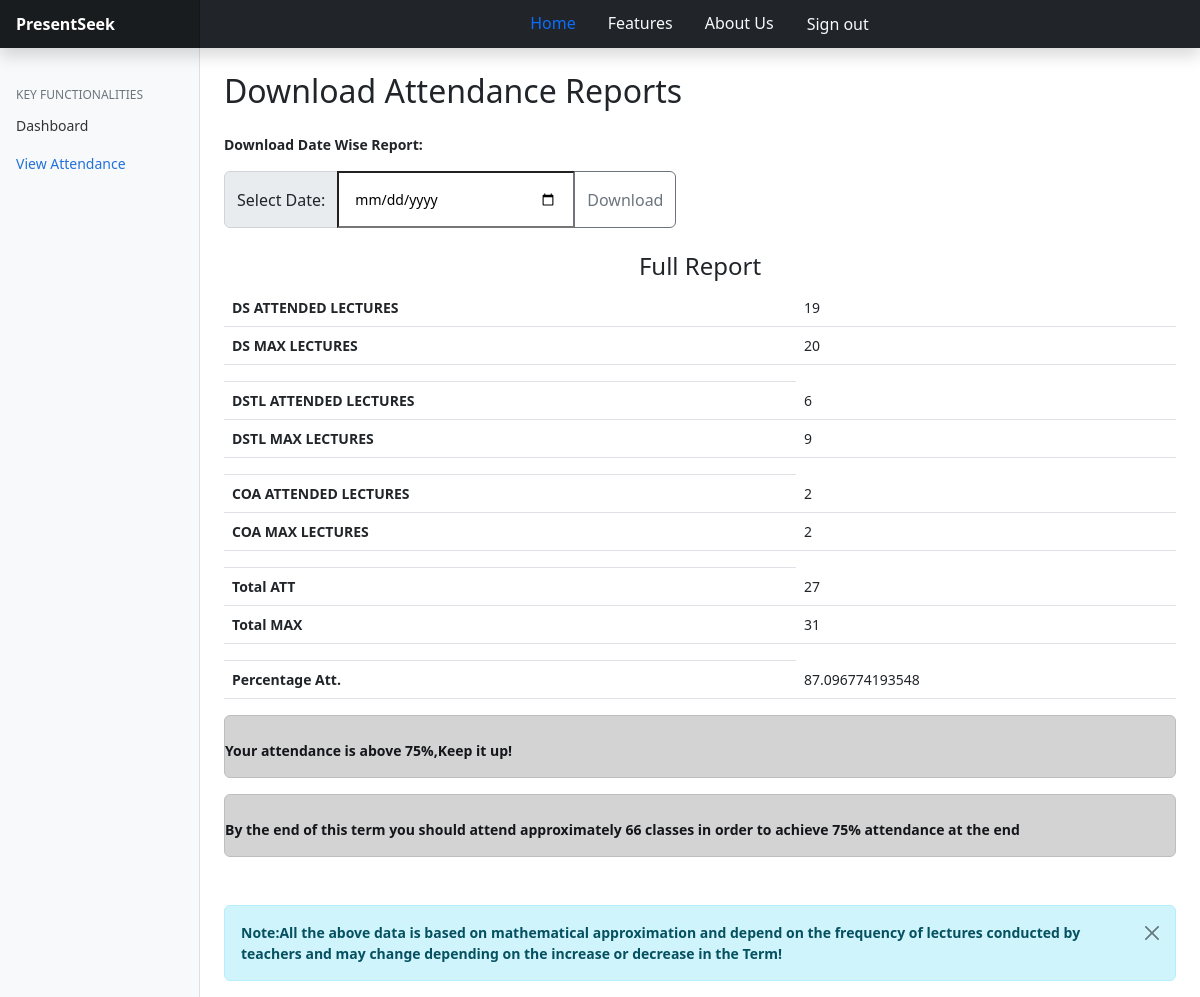
/Student/view.php (signed in), run on the app's committed database.
### tables this page shows
CREATE TABLE `cse_ds_b_data_struc` (
  `RollNO` bigint(255) DEFAULT NULL,
  `Names` varchar(300) DEFAULT NULL,
  `Sem` int(11) DEFAULT NULL,
  `Present` int(11) DEFAULT NULL,
  `Total` int(11) DEFAULT NULL
);

CREATE TABLE `cse_ds_b_dstl` (
  `RollNO` bigint(255) DEFAULT NULL,
  `Names` varchar(300) DEFAULT NULL,
  `Sem` int(11) DEFAULT NULL,
  `Present` int(11) DEFAULT NULL,
  `Total` int(11) DEFAULT NULL
);

CREATE TABLE `cse_ds_b_coa` (
  `RollNO` bigint(255) DEFAULT NULL,
  `Names` varchar(300) DEFAULT NULL,
  `Sem` int(11) DEFAULT NULL,
  `Present` int(11) DEFAULT NULL,
  `Total` int(11) DEFAULT NULL
);

### Student/view.php (the view, shortened to what this page needs)
<?php
$host = "localhost";
$user = "root";
$password = "";
$db = "presentseek";
$db = mysqli_connect($host, $user, $password, $db);
$userS = $_SESSION["user"];
$x = 0;
$sql1 = "SELECT `class_name`,  `subject` FROM `classes`;";
$result1 = mysqli_query($db, $sql1);
$class_names = array();
$subjects = array();
while ($row = mysqli_fetch_assoc($result1)) {
  array_push($class_names, $row['class_name']);
  array_push($subjects, $row['subject']);
}
$i = 0;
$query = "SELECT ";
foreach ($class_names as $class_name) {
  $query .= $class_name . ".Present as " . ($subjects[$i] . "_P,");
  $query .= $class_name . ".Total as " . ($subjects[$i] . "_T,");
  $i++;
}
$query = rtrim($query, ", ");
$query .= " FROM " . implode(", ", $class_names) . " ";
for ($i = 0; $i < count($class_names); $i++) {
  if ($i == 0) {
    $query .= "where " . $class_names[$i] . ".RollNO=" . $class_names[$i + 1] . ".RollNO ";
  } else if ($i < count($class_names) - 1) {
    $query .= "AND " . $class_names[$i] . ".RollNO=" . $class_names[$i + 1] . ".RollNO ";
  }
}
$query .= "AND " . $class_names[0] . ".RollNO=" . "$userS;";
$result = mysqli_query($db, $query);
$K = array();
for ($h = 0; $h < count($subjects); $h++) {
  array_push($K, $subjects[$h] . " ATTENDED LECTURES");
  array_push($K, $subjects[$h] . " MAX LECTURES");
}
array_push($K, "Total ATT");
array_push($K, "Total MAX");
array_push($K, "Percentage Att.");
$row = mysqli_fetch_assoc($result);
$array = array_values($row);
$ta = 0;
$gt = 0;
for ($i = 0; $i < count($array); $i += 2) {
  $ta = $ta + $array[$i];
  $gt = $gt + $array[$i + 1];
}
if ($gt == 0) {
  $p = 0;
} else {
  $p = ($ta / $gt) * 100;
}
array_push($array, $ta);
array_push($array, $gt);
array_push($array, $p);
function getWeeksBetweenDates($date1, $date2)
{
  $start = new DateTime($date1);
  $end = new DateTime($date2);
  $interval = $start->diff($end);
  return floor($interval->days / 7);
}
$endSum = 0;
foreach ($class_names as $class_name) {
  $newQuery = "SELECT  `term_start`, `term_end`, `num_lectures` FROM `classes` WHERE `class_name`='$class_name'";
  $ot = mysqli_query($db, $newQuery);
  $data = mysqli_fetch_assoc($ot);
  $date1 = $data['term_start'];
  $date2 = $data['term_end'];
  $nl = $data['num_lectures'];
  $weeks = getWeeksBetweenDates($date1, $date2);
  $endSum += $weeks * $nl;
}
$target = (int) (0.75 * $endSum);
$tobedone = $target - $ta;
?>
<!doctype html>
<html lang="en">
<head>
  <link href="../CSS/bootstrap.min.css" rel="stylesheet">
  <link href="../CSS/dashboard.css" rel="stylesheet">
  <link rel="stylesheet" href="https://cdnjs.cloudflare.com/ajax/libs/font-awesome/5.15.1/css/all.min.css">
  <link rel="stylesheet" href="../CSS/dash.css">
  <link rel="stylesheet" href="../CSS/profile.css">
</head>
<body>
<header class="navbar navbar-dark sticky-top bg-dark flex-md-nowrap p-0 shadow">
<a class="navbar-brand col-md-3 col-lg-2 me-0 px-3 fs-6" href="#"><strong>PresentSeek</strong></a>
  <ul class="nav justify-content-center form-control form-control-dark w-100 rounded-0 border-0 p-0 bg-dark ">
    <li class="nav-item">
      <a class="nav-link active" href="./index.php">Home</a>
    </li>
    <li class="nav-item">
      <a class="nav-link text-light" href="../features.html">Features</a>
    </li>
    <li class="nav-item">
      <a class="nav-link text-light" href="../about.html">About Us</a>
    </li>
    <li>
      <a class="nav-link btn text-light" id="signout" onclick="signOut()">Sign out</a>
    </li>
  </ul>
</header>
  <div class="container-fluid">
    <div class="row">
      <nav id="sidebarMenu" class="col-md-3 col-lg-2 d-md-block bg-light sidebar collapse">
        <div class="position-sticky pt-3 sidebar-sticky">
          <h6
            class="sidebar-heading d-flex justify-content-between align-items-center px-3 mt-4 mb-1 text-muted text-uppercase">
            <span>Key functionalities</span>
          </h6>
          <ul class="nav flex-column">
            <li class="nav-item">
              <a class="nav-link" href="./Index.php">
                Dashboard
              </a>
            </li>
            <li class="nav-item">
              <a class="nav-link active" href="./view.php">
                View Attendance
              </a>
            </li>
          </ul>
        </div>
      </nav>
      <main class="col-md-9 ms-sm-auto col-lg-10 px-md-4">
        <h2 class="h2 mt-4">Download Attendance Reports</h2>
        <strong>
          <p class="mt-4">Download Date Wise Report:</p>
        </strong>
        <form method="POST">
          <div class="input-group mt-1 mb-3">
            <span class="input-group-text" id="basic-addon1">Select Date:</span>
            <input name="date" type="date" class="w-25 p-3" placeholder="Date" aria-label="Date"
              aria-describedby="basic-addon1">
            <button name="submitD" class="btn btn-outline-secondary">Download</button>
          </div>
        </form>
        <h4 class=" text-center mt-4">Full Report</h4>
        <table class="table table-hover">
          <?php
          $counter = 0;
          for ($i = 0; $i < count($array); $i++) {
            echo "<tr>";
            echo "<th scope='col' >" . $K[$i] . "</th>";
            echo "<td scope='row'>" . $array[$i] . "</td>";
            echo "</tr>";
            $counter++;
            if ($counter % 2 == 0) {
              echo "<td scope='row'>" . "" . "</td>";
            }
          }
          ?>
        </table>
        <?php
        if ($x > 0) {
          echo "<div class='alert alert-dark p-0' role='alert'>
          <strong><p class='mt-4'>You need to attend $x more lectures continuously to get your attendance back to 75%</p></strong>
        </div>";
        } else {
          echo "<div class='alert alert-dark p-0' role='alert'>
          <strong><p class='mt-4'>Your attendance is above 75%,Keep it up!</p></strong>
        </div>";
        }
        echo "<div class='alert alert-dark mb-5 p-0' role='alert'>
          <strong><p class='mt-4'>By the end of this term you should attend approximately $tobedone classes in order to achieve 75% attendance at the end</p></strong>
        </div>";
        echo "<div class='alert alert-info alert-dismissible fade show mt-5' role='alert'>
        <strong>Note:All the above data is based on mathematical approximation and depend on the frequency of lectures conducted by teachers and may change depending on the increase or decrease in the Term!</strong>
        <button type='button' class='btn-close' data-bs-dismiss='alert' aria-label='Close'></button>
      </div>";
        ?>
      </main>
    </div>
  </div>
</body>
</html>

### CSS/dashboard.css (style rules this page uses)
body { font-size: .875rem; }
.sidebar { position: fixed; top: 0; bottom: 0; left: 0; z-index: 100; padding: 48px 0 0; box-shadow: inset -1px 0 0 rgba(0, 0, 0, .1); }
.sidebar-sticky { height: calc(100vh - 48px); overflow-x: hidden; overflow-y: auto; }
.sidebar .nav-link { font-weight: 500; color: #333; }
.sidebar .nav-link.active { color: #2470dc; }
.sidebar-heading { font-size: .75rem; }
.navbar-brand { padding-top: .75rem; padding-bottom: .75rem; background-color: rgba(0, 0, 0, .25); box-shadow: inset -1px 0 0 rgba(0, 0, 0, .25); }
.navbar .form-control { padding: .75rem 1rem; }
.form-control-dark { color: #fff; background-color: rgba(255, 255, 255, .1); border-color: rgba(255, 255, 255, .1); }

### CSS/profile.css (style rules this page uses)
.border-0 { border: 0 !important; }

### data on the page
cse_ds_b_data_struc: Present "19", Total "20", cse_ds_b_dstl.Present "6", cse_ds_b_dstl.Total "9", cse_ds_b_coa.Present "2", cse_ds_b_coa.Total "2"

### other printed values
$K[$i] "DS ATTENDED LECTURES"
$K[$i] "DS MAX LECTURES"
$K[$i] "DSTL ATTENDED LECTURES"
$K[$i] "DSTL MAX LECTURES"
$K[$i] "COA ATTENDED LECTURES"
$K[$i] "COA MAX LECTURES"
$K[$i] "Total ATT"
$array[$i] "27"
$K[$i] "Total MAX"
$array[$i] "31"
$K[$i] "Percentage Att."
$array[$i] "87.096774193548"
$tobedone "66"
